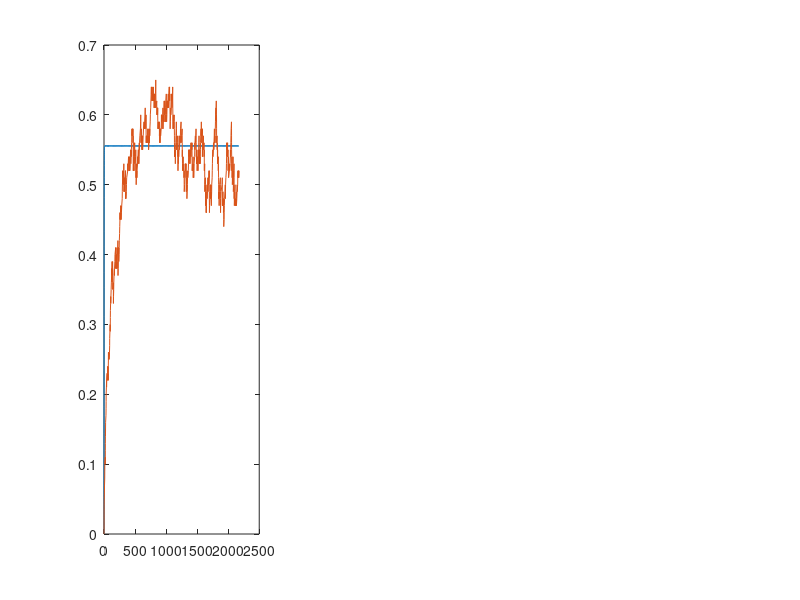

MATLAB code to generate this figure: (Note: this script raises an error after producing the figure.)
% *** THIS PROGRAM DEALS W/ ONE CHEMICAL SPECIES WITH A BINDING AND UNBINDING REACTION, WITH NO FEEDBACK ***

% rates: r_bind = k_bind * (1-a)
% 			 r_unbind = k_unbind * a

% Initialize the Basic Parameters: number of molecules of A (N), max # of reactions (T) , state vector (X), proportion bound over time (A), Reaction Coeffecients (k_bind, k_unbind) L is the length of the 1D representation of the membrane of a cell.

N = 100; T = 1000; k_bind = 0.5; k_unbind = 0.4; L = 10; v_x = 0.01;

% X(1,:) is a bool representing whether each particle is bound or not.
% X(2,:) is a float representing the position of each particle.
X(1,:,:) = zeros(1,N,T);
X(2,:,1) = (L * rand(1, N));
% A(1, :) is a float representing the proportion of chemical A that is bound.
% A(2, :) is the time that this value is recorded.
A = zeros(2,T);

% This odd index is due to using i-1 to gather the value of the last index in each of the arrays, and I didn't want to add a switch statement every time for i = 1. This is more computationally efficient
for i = 2:(T+1)

	% set the position to the position of the previous time.
	X(:,:,i) = X(:,:,i-1);

	% Setting the rates at the start of each loop
	r_bind = k_bind*(1-A(1,i-1));
	r_unbind = k_unbind*A(1,i-1);
	r_sum = r_bind + r_unbind;

	% Generating a random number for use in Gillespie Algo
	w = rand(1);

	tau = (1 / r_sum) * log(1 / w);

	% Picking the reaction using Gillespie Algo
  if (r_sum * w < r_bind)
		unbound_list = find(X(1,:,i) == 0);
		unbound_index = unbound_list(randi(length(unbound_list)));
		X(1,unbound_index,i) = 1;
	else
		bound_list = find(X(1,:,i) == 1);
		bound_index = bound_list(randi(length(bound_list)));
		X(1,bound_index,i) = 0;
	end



		for n = 1:N
			switch X(1,n,i)
				case 0
          X(2,n,i) = X(2,n,i-1);
				case 1
		      X(2,n,i) = mod( (X(2,n,i-1) + (2 * randi(2) - 3) * v_x * tau), L);
			end
	end
	% Updating proportion and time for A
	A(:, i) = [(sum(X(1, :,i)) / N), (A(2, i-1) + tau)];
end

% The steady state  f the concentration for the ODE version of this is:
a_steady_state = (k_bind / (k_bind + k_unbind));


%Setting up the ODE to plot
[t, a] =  ode45(@(t, a) k_bind * (1 - a) - k_unbind * a, [0, A(2,T)], A(1,1));

subplot(1,3,1);
%ODE plot
plot(t,a); hold on;

%Stochastic Plot
plot(A(2,:),A(1,:));

%Steady state comparison
yline(a_steady_state);

%Title and labels
title('Simple Binding-Unbinding Model w/ ODE Comparison');
xlabel('Time');
ylabel('Bound Proportion of Chemical A');

%Plotting a histogram of particle location
subplot(1,3,2);
hist(X(2,:,T),20);

title('Histogram of Particle Position at the Ending Time');
xlabel('Position of Particles');
ylabel('Number of Particles');

subplot(1,3,3);

for n = 1:N
	scatter(A(2,:),X(2,n,:),"c",".");
	hold on;
end
title('Particle Trajectory');
ylabel('X Position');
xlabel = ('time');
